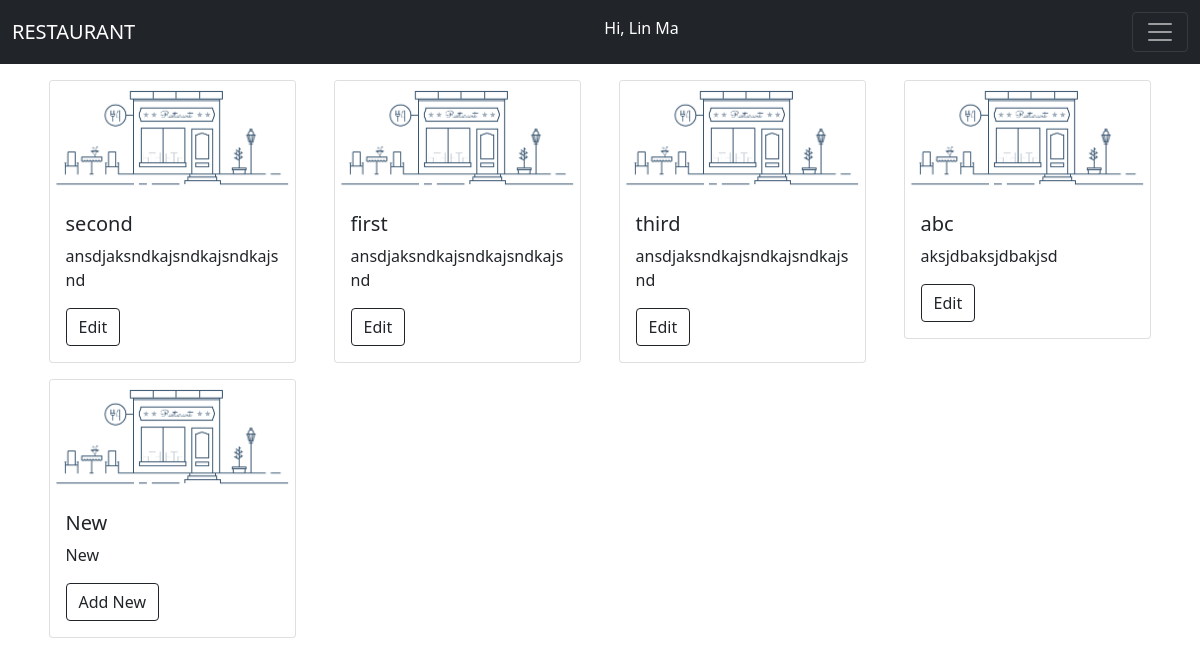
The app's page /profile (signed in) with its own data.
### app.py (models this page shows, shortened)
class User(db.Model):
    id = db.Column(db.Integer, primary_key = True)
    username = db.Column(db.String(30), nullable=False)
    password = db.Column(db.String(30), nullable=False)
    firstname = db.Column(db.String(40), nullable=False)
    lastname = db.Column(db.String(40), nullable=False)
    restaurants = db.relationship('Restaurant', backref='user')

class Restaurant(db.Model):
    id = db.Column(db.Integer, primary_key = True)
    name = db.Column(db.String(80), nullable=False)
    phone = db.Column(db.String(12), nullable=False)
    address = db.Column(db.String(80), nullable=False)
    category = db.Column(db.String(80), nullable=False)
    description = db.Column(db.String(300), nullable=False)
    menu = db.relationship('Menu', backref='restaurant')
    user_id = db.Column(db.Integer, db.ForeignKey('user.id'), nullable=False)

### app.py (the view)
@app.route('/profile', methods = ['GET', 'POST'])
def profile():
    if (not session.get('user')):
        return redirect(url_for('index'))
    user = User.query.filter_by(username = session.get('user')[0]).first()
    return render_template('profile.jinja', user = user)

### templates/profile.jinja (shortened to what this page needs)
{% extends 'base.jinja' %}
{% block body %}
    <div class = "container">
        <div class="row">
            {% for each in user.restaurants%}
                <div class = "col-3">
                    <div class="card mx-auto mt-3" style="width: 95%">
                        <img src = "{{url_for('static', filename = 'img/rest_default.png')}}" class="card-img-top" alt="...">
                        <div class="card-body">
                            <h5 class="card-title">{{each.name}}</h5>
                            <p class="card-text">{{each.description}}</p>
                            <a class="btn btn-outline-dark" href = "{{url_for('edit', id = each.id)}}">Edit</a>
                        </div>
                    </div>
                </div>
            {%endfor%}
            <div class = "col-3">
                <div class="card mx-auto mt-3" style="width: 95%">
                    <img src = "{{url_for('static', filename = 'img/rest_default.png')}}" class="card-img-top" alt="...">
                    <div class="card-body">
                        <h5 class="card-title">New</h5>
                        <p class="card-text">New</p>
                        <a class="btn btn-outline-dark" href = "{{url_for('create_r')}}">Add New</a>
                    </div>
                </div>
            </div>
        </div>
    </div>
{% endblock %}

### templates/base.jinja (shortened to what this page needs)
<html>
    <head>
        <link href="https://cdn.jsdelivr.net/npm/bootstrap@5.0.2/dist/css/bootstrap.min.css" rel="stylesheet">
    </head>
    <body>
        <nav class="navbar navbar-dark bg-dark">
        <div class="container-fluid">
            <a class="navbar-brand" href="{{url_for('index')}}">RESTAURANT</a>
            {% if session.get('user') %}
                <p class="text-white mt-2">Hi, {{session.get('user')[1]}} {{session.get('user')[2]}}</p>
            {% endif %}
            <button class="navbar-toggler" type="button" data-bs-toggle="collapse" data-bs-target="#navbarNavAltMarkup" aria-controls="navbarNavAltMarkup" aria-expanded="false" aria-label="Toggle navigation">
            <span class="navbar-toggler-icon"></span>
            </button>
        </div>
        </nav>
        {% block body %}{% endblock %}
    </body>
</html>

### records on screen
User: firstname "Lin"
Restaurant: name "second", description "ansdjaksndkajsndkajsndkajsnd"
Restaurant: name "first", description "ansdjaksndkajsndkajsndkajsnd"
Restaurant: name "third", description "ansdjaksndkajsndkajsndkajsnd"
Restaurant: name "abc", description "aksjdbaksjdbakjsd"

### other values on screen
{{ session.get('user')[2] }} "Ma"
